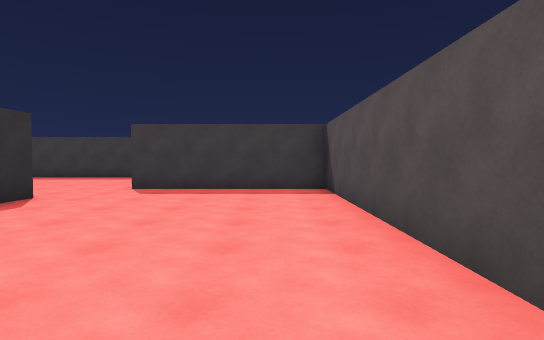
View 1 (above)

21 first-person views from a walk through a Unity game level. The camera is 1.4 m above the floor, tilts 2° down and sees 80° across. The floor is counted in squares, 2 m on a side. Each view is taken from the middle of a square. On the plan, view 1 faces up. The plan holds only what a view shows up to about 10 squares ahead; the rest is blank. The place goes on beyond the plan. The player is left out.

View 2
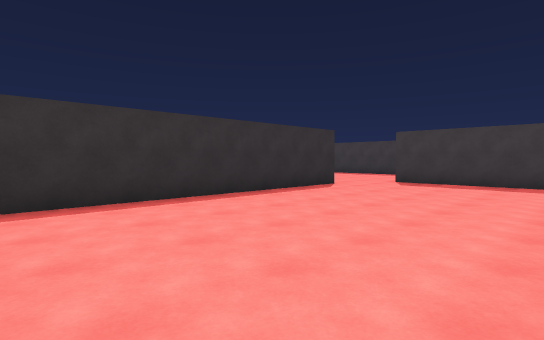

View 3
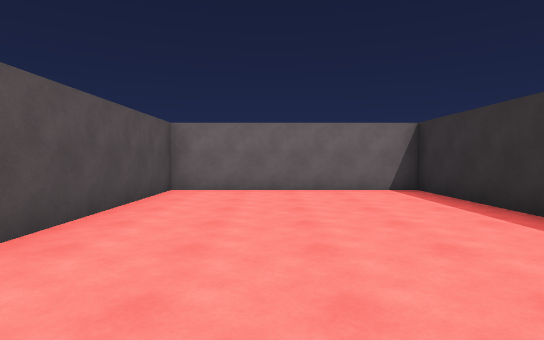

View 4
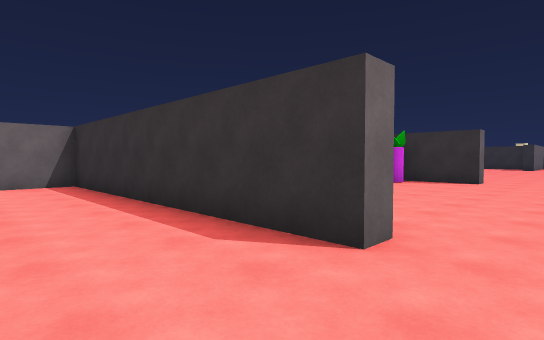

View 5
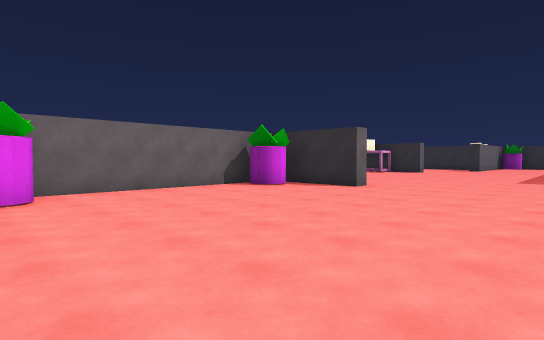

View 6
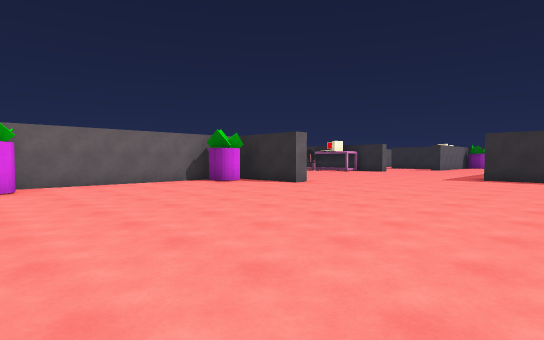

View 7
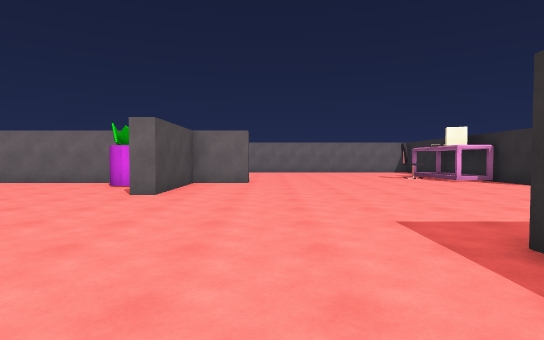

View 8
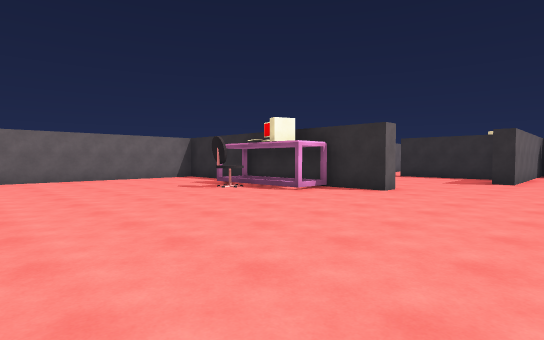

View 9
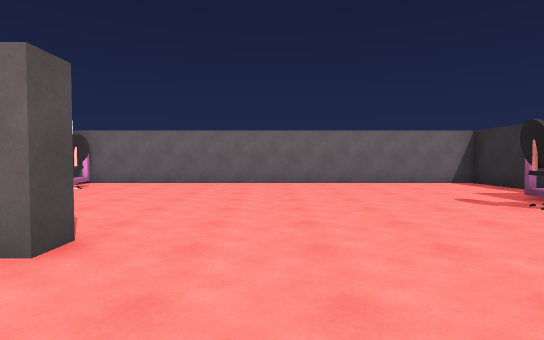

View 10
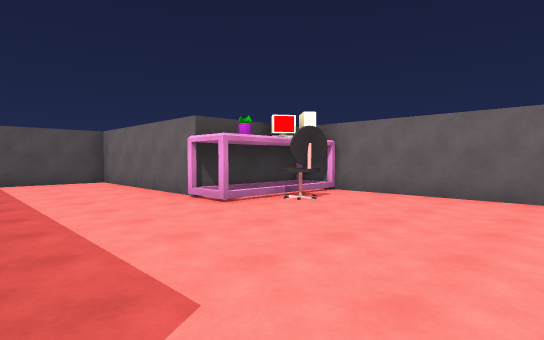

View 11
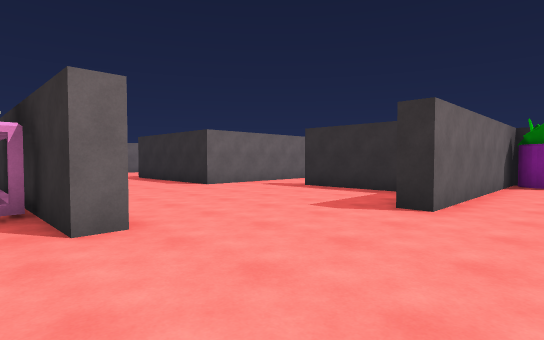

View 12
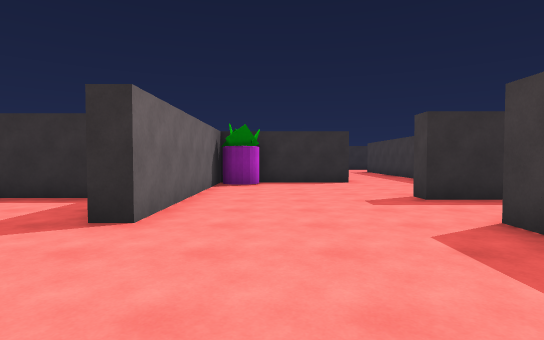

View 13
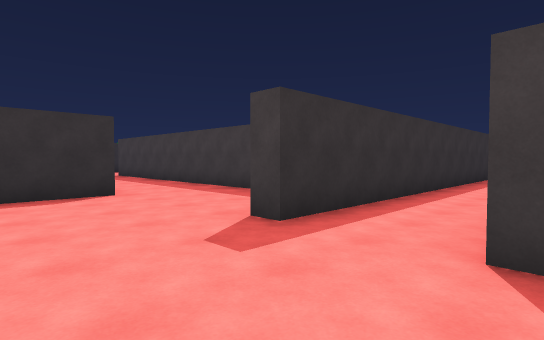

View 14
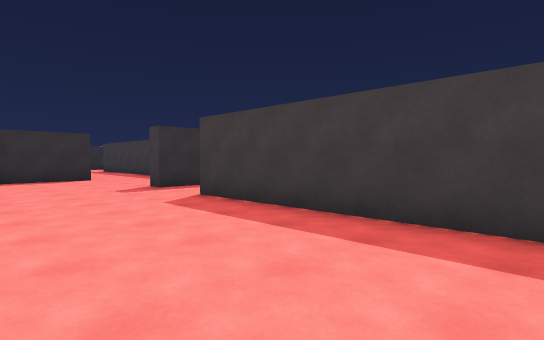

View 15
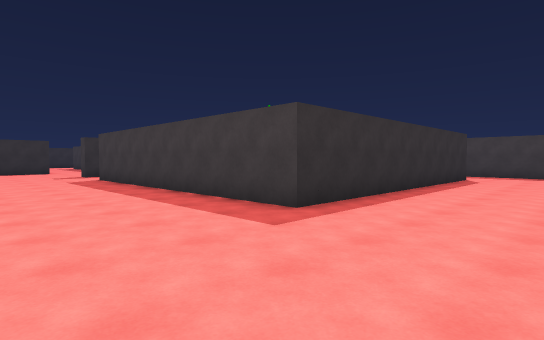

View 16
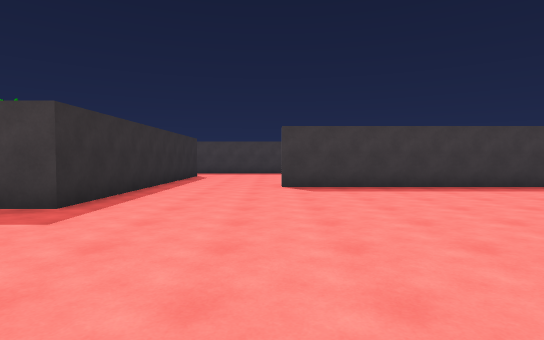

View 17
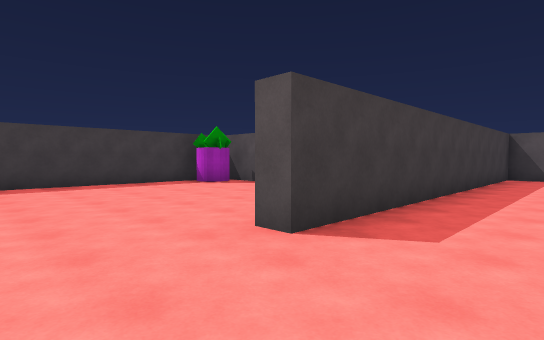

View 18
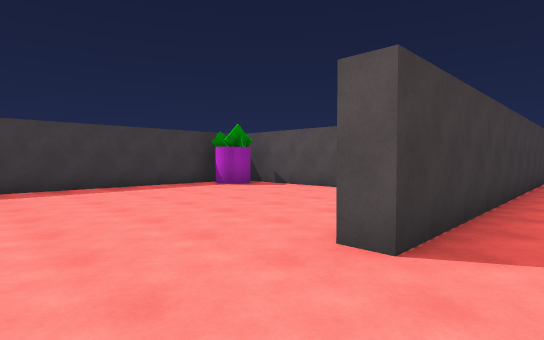

View 19
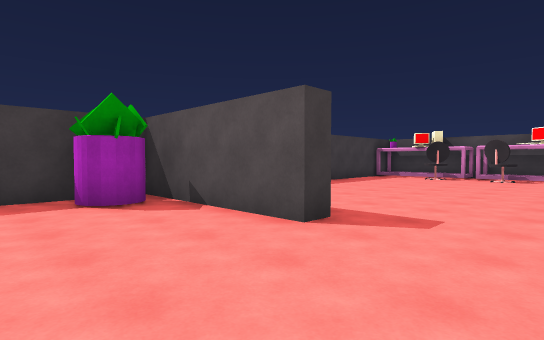

View 20
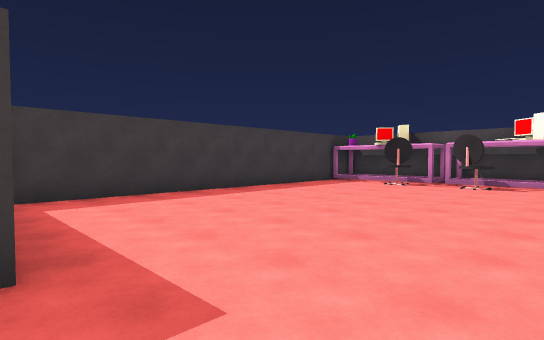

View 21
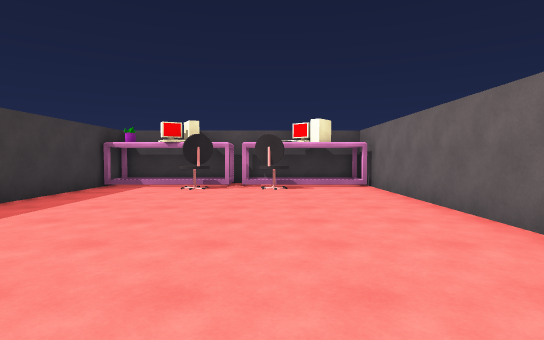

### Floor plan
Points are (right, up) in squares from view 1. A wall is a line through its corners. A room is listed if a view was taken in it or the views show most of it. See-through windows are left out.
Room 1 (views 1, 2, 3, 4)
walls: (-4.3, 5.8) (-4.3, -2.2) (1.3, -2.2) (1.3, 7.5) (-3.2, 7.5)
ways out: opening at (-4.5, 6.5) to room 2
Room 2 (views 5, 6, 7, 8, 9, 10, 11, 12, 13, 14, 15, 16, 17, 18, 19, 20, 21)
walls: (-14.3, 1.2) (-14.3, 1.8) (-12.8, 1.8) (-12.8, 4.8) (-12.3, 4.8) (-12.3, 2.2); (-11.4, 1.8) (-6, 1.8); (-22.4, 2.8) (-21.8, 2.8) (-21.8, -5.3) (-9.8, -5.3) (-9.8, -2.4); (-9.4, -2.2) (-4.8, -2.2) (-4.8, 0.1); (-4.9, 5.8) (-4.3, 5.8); (-17, 16.2) (-17, 8.5) (-25.5, 8.5); (-8.6, 15.2) (-9.2, 15.2) (-9.2, 19.2) (-15.4, 19.2); (-5.1, 12.5) (1.3, 12.5) (1.3, 18.5); (-3.8, 12) (-13.7, 12) (-13.7, 12.5); (-3.2, 11) (-3.2, 11.5); (-27.8, 2.6) (-27.8, 0.5); (-27.5, 13.4) (-27.5, 8.5) (-28, 8.5); (-27.8, -1.5) (-26, -1.5) (-26, -3.2); (-30.6, 11) (-34.2, 11); (-31.5, 8.4) (-31.5, 4.5) (-25.5, 4.5) (-25.5, 4); (-0.8, 19.2) (-8.4, 19.2)
ways out: opening at (-4.5, 6.5) to room 1; opening at (-31, 5); opening at (-28, -0.5); opening at (-26.5, 13)
objects: plant (-31, 5); other object (-21, 1); chair (-20, -1); chair (-11, -3); plant (-11, 3); other object (-10, -2); plant (-10, 18); plant (-5, 3); other object (0, 13) to (1, 13); chair (0, 15); chair (0, 17); other object (0, 19) to (1, 19); other object (1, 16)

Positions as (right, up) in squares from view 1, and headings:
1: (0, 0), facing up
2: (1, -2), facing up-left
3: (-1, 5), facing down
4: (-2, 7), facing down-left
5: (-5, 9), facing down-left
6: (-5, 11), facing down-left
7: (-15, 11), facing down
8: (-15, 6), facing down-left
9: (-16, 4), facing down
10: (-15, 1), facing down-right
11: (-21, 6), facing down-left
12: (-22, 6), facing left
13: (-25, 6), facing up-left
14: (-20, 5), facing up-left
15: (-14, 5), facing up-left
16: (-14, 4), facing up
17: (-16, 10), facing up-right
18: (-16, 11), facing up-right
19: (-12, 13), facing up-right
20: (-9, 13), facing up-right
21: (-8, 15), facing right
